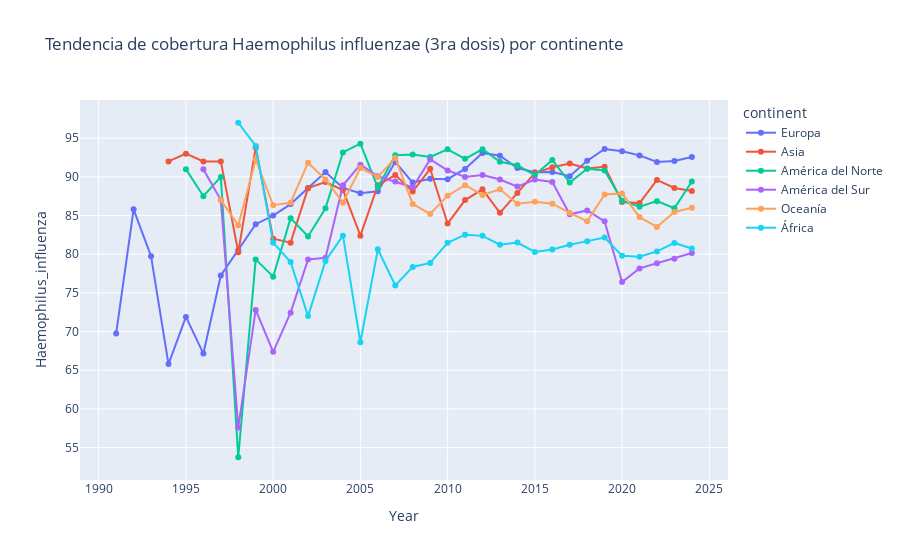

Notebook code for this chart:
### Code cell
df_haemophilus = df_clean[['Year', 'continent', 'coverage__antigen_hib3']].dropna()
df_haemophilus_g = df_haemophilus.groupby(['Year', 'continent'])['coverage__antigen_hib3'].mean().reset_index()
df_haemophilus_g.rename(columns={'coverage__antigen_hib3': 'Haemophilus_influenza'}, inplace=True)

fig1 = px.line(df_haemophilus_g, x='Year', y='Haemophilus_influenza', color='continent', markers=True, 
              title='Tendencia de cobertura Haemophilus influenzae (3ra dosis) por continente')
fig1.show()

### Figure 1 — Plotly figure (JSON) as saved in the notebook; plotly's stock layout.template omitted (floating-point values rounded to 4 significant figures)
{"data": [{"hovertemplate": "continent=Europa<br>Year=%{x}<br>Haemophilus_influenza=%{y}<extra></extra>", "legendgroup": "Europa", "line": {"color": "#636efa", "dash": "solid"}, "marker": {"symbol": "circle"}, "mode": "lines+markers", "name": "Europa", "orientation": "v", "showlegend": true, "type": "scatter", "x": [1991, 1992, 1993, 1994, 1995, 1996, 1997, 1998, 1999, 2000, 2001, 2002, 2003, 2004, 2005, 2006, 2007, 2008, 2009, 2010, 2011, 2012, 2013, 2014, 2015, 2016, 2017, 2018, 2019, 2020, 2021, 2022, 2023, 2024], "xaxis": "x", "y": [69.75, 85.8, 79.75, 65.8, 71.9, 67.15, 77.25, 80.52, 83.88, 85.0, 86.48, 88.55, 90.62, 88.58, 87.88, 88.14, 91.91, 89.27, 89.77, 89.7, 91.02, 93.1, 92.73, 91.15, 90.61, 90.63, 90.1, 92.07, 93.61, 93.32, 92.78, 91.93, 92.05, 92.57], "yaxis": "y"}, {"hovertemplate": "continent=Asia<br>Year=%{x}<br>Haemophilus_influenza=%{y}<extra></extra>", "legendgroup": "Asia", "line": {"color": "#EF553B", "dash": "solid"}, "marker": {"symbol": "circle"}, "mode": "lines+markers", "name": "Asia", "orientation": "v", "showlegend": true, "type": "scatter", "x": [1994, 1995, 1996, 1997, 1998, 1999, 2000, 2001, 2002, 2003, 2004, 2005, 2006, 2007, 2008, 2009, 2010, 2011, 2012, 2013, 2014, 2015, 2016, 2017, 2018, 2019, 2020, 2021, 2022, 2023, 2024], "xaxis": "x", "y": [92.0, 93.0, 92.0, 92.0, 80.25, 93.8, 82.0, 81.5, 88.55, 89.33, 88.31, 82.4, 88.93, 90.24, 88.11, 91.04, 83.97, 87.0, 88.39, 85.35, 87.93, 90.49, 91.24, 91.73, 91.09, 91.31, 86.76, 86.61, 89.61, 88.57, 88.17], "yaxis": "y"}, {"hovertemplate": "continent=América del Norte<br>Year=%{x}<br>Haemophilus_influenza=%{y}<extra></extra>", "legendgroup": "América del Norte", "line": {"color": "#00cc96", "dash": "solid"}, "marker": {"symbol": "circle"}, "mode": "lines+markers", "name": "América del Norte", "orientation": "v", "showlegend": true, "type": "scatter", "x": [1995, 1996, 1997, 1998, 1999, 2000, 2001, 2002, 2003, 2004, 2005, 2006, 2007, 2008, 2009, 2010, 2011, 2012, 2013, 2014, 2015, 2016, 2017, 2018, 2019, 2020, 2021, 2022, 2023, 2024], "xaxis": "x", "y": [91.0, 87.5, 90.0, 53.75, 79.33, 77.1, 84.67, 82.29, 85.95, 93.16, 94.3, 88.62, 92.81, 92.9, 92.57, 93.57, 92.33, 93.57, 91.95, 91.5, 90.23, 92.18, 89.27, 91.05, 90.82, 86.91, 86.14, 86.86, 85.95, 89.41], "yaxis": "y"}, {"hovertemplate": "continent=América del Sur<br>Year=%{x}<br>Haemophilus_influenza=%{y}<extra></extra>", "legendgroup": "América del Sur", "line": {"color": "#ab63fa", "dash": "solid"}, "marker": {"symbol": "circle"}, "mode": "lines+markers", "name": "América del Sur", "orientation": "v", "showlegend": true, "type": "scatter", "x": [1996, 1997, 1998, 1999, 2000, 2001, 2002, 2003, 2004, 2005, 2006, 2007, 2008, 2009, 2010, 2011, 2012, 2013, 2014, 2015, 2016, 2017, 2018, 2019, 2020, 2021, 2022, 2023, 2024], "xaxis": "x", "y": [91.0, 87.0, 57.6, 72.8, 67.38, 72.44, 79.33, 79.55, 88.91, 91.58, 90.08, 89.42, 88.67, 92.25, 90.83, 90.0, 90.25, 89.67, 88.75, 89.67, 89.33, 85.17, 85.67, 84.25, 76.42, 78.17, 78.83, 79.42, 80.17], "yaxis": "y"}, {"hovertemplate": "continent=Oceanía<br>Year=%{x}<br>Haemophilus_influenza=%{y}<extra></extra>", "legendgroup": "Oceanía", "line": {"color": "#FFA15A", "dash": "solid"}, "marker": {"symbol": "circle"}, "mode": "lines+markers", "name": "Oceanía", "orientation": "v", "showlegend": true, "type": "scatter", "x": [1997, 1998, 1999, 2000, 2001, 2002, 2003, 2004, 2005, 2006, 2007, 2008, 2009, 2010, 2011, 2012, 2013, 2014, 2015, 2016, 2017, 2018, 2019, 2020, 2021, 2022, 2023, 2024], "xaxis": "x", "y": [87.0, 83.75, 92.25, 86.33, 86.67, 91.83, 89.67, 86.67, 91.14, 90.0, 92.43, 86.5, 85.21, 87.57, 88.93, 87.67, 88.4, 86.53, 86.8, 86.53, 85.33, 84.27, 87.73, 87.87, 84.8, 83.53, 85.47, 86.0], "yaxis": "y"}, {"hovertemplate": "continent=África<br>Year=%{x}<br>Haemophilus_influenza=%{y}<extra></extra>", "legendgroup": "África", "line": {"color": "#19d3f3", "dash": "solid"}, "marker": {"symbol": "circle"}, "mode": "lines+markers", "name": "África", "orientation": "v", "showlegend": true, "type": "scatter", "x": [1998, 1999, 2000, 2001, 2002, 2003, 2004, 2005, 2006, 2007, 2008, 2009, 2010, 2011, 2012, 2013, 2014, 2015, 2016, 2017, 2018, 2019, 2020, 2021, 2022, 2023, 2024], "xaxis": "x", "y": [97.0, 94.0, 81.5, 79.0, 72.0, 79.12, 82.4, 68.62, 80.64, 75.95, 78.36, 78.88, 81.48, 82.53, 82.38, 81.22, 81.51, 80.29, 80.62, 81.23, 81.69, 82.15, 79.79, 79.67, 80.37, 81.46, 80.75], "yaxis": "y"}], "layout": {"legend": {"title": {"text": "continent"}, "tracegroupgap": 0}, "title": {"text": "Tendencia de cobertura Haemophilus influenzae (3ra dosis) por continente"}, "xaxis": {"anchor": "y", "domain": [0, 1], "title": {"text": "Year"}}, "yaxis": {"anchor": "x", "domain": [0, 1], "title": {"text": "Haemophilus_influenza"}}}}
